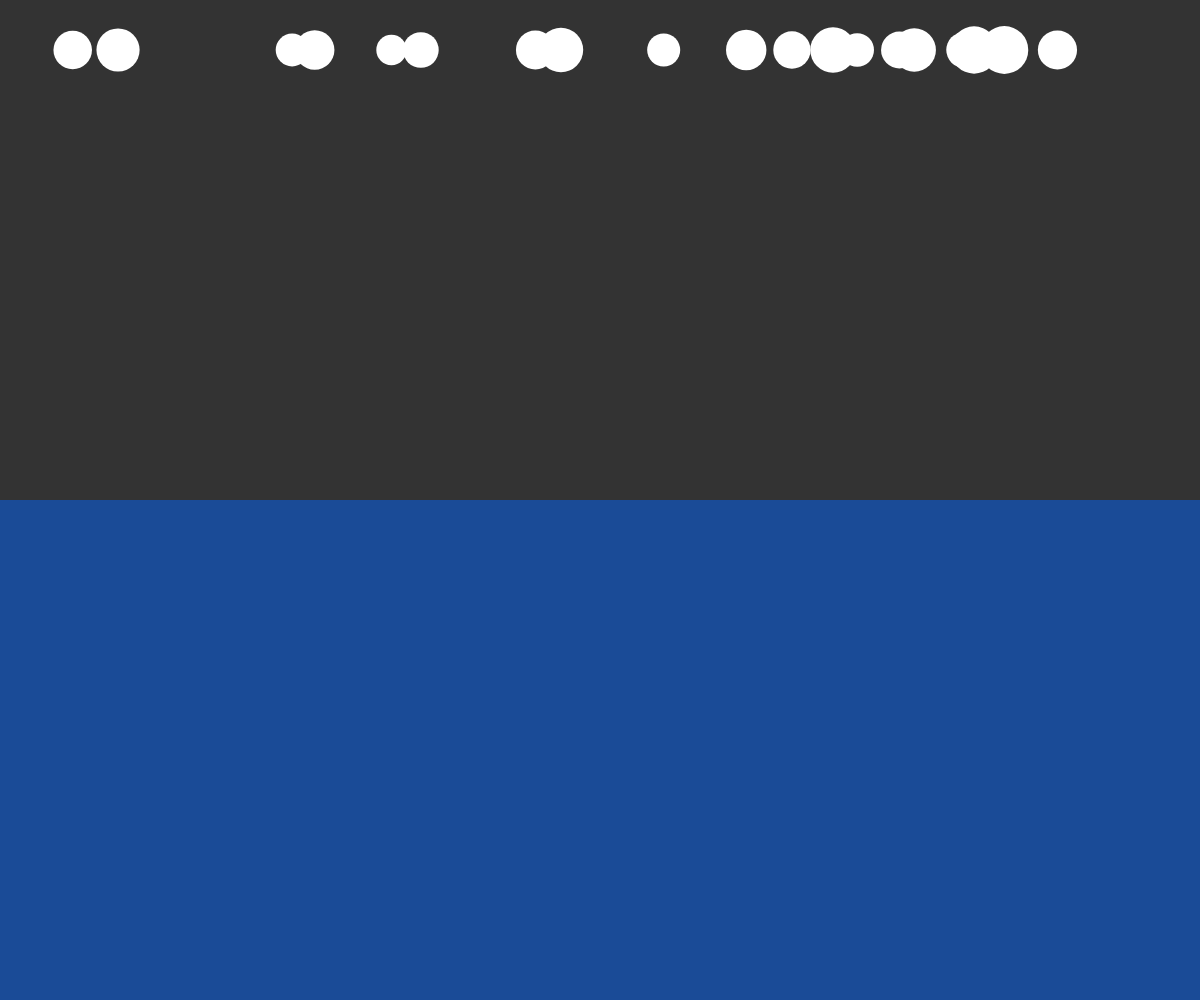
Frame 1 (no input)
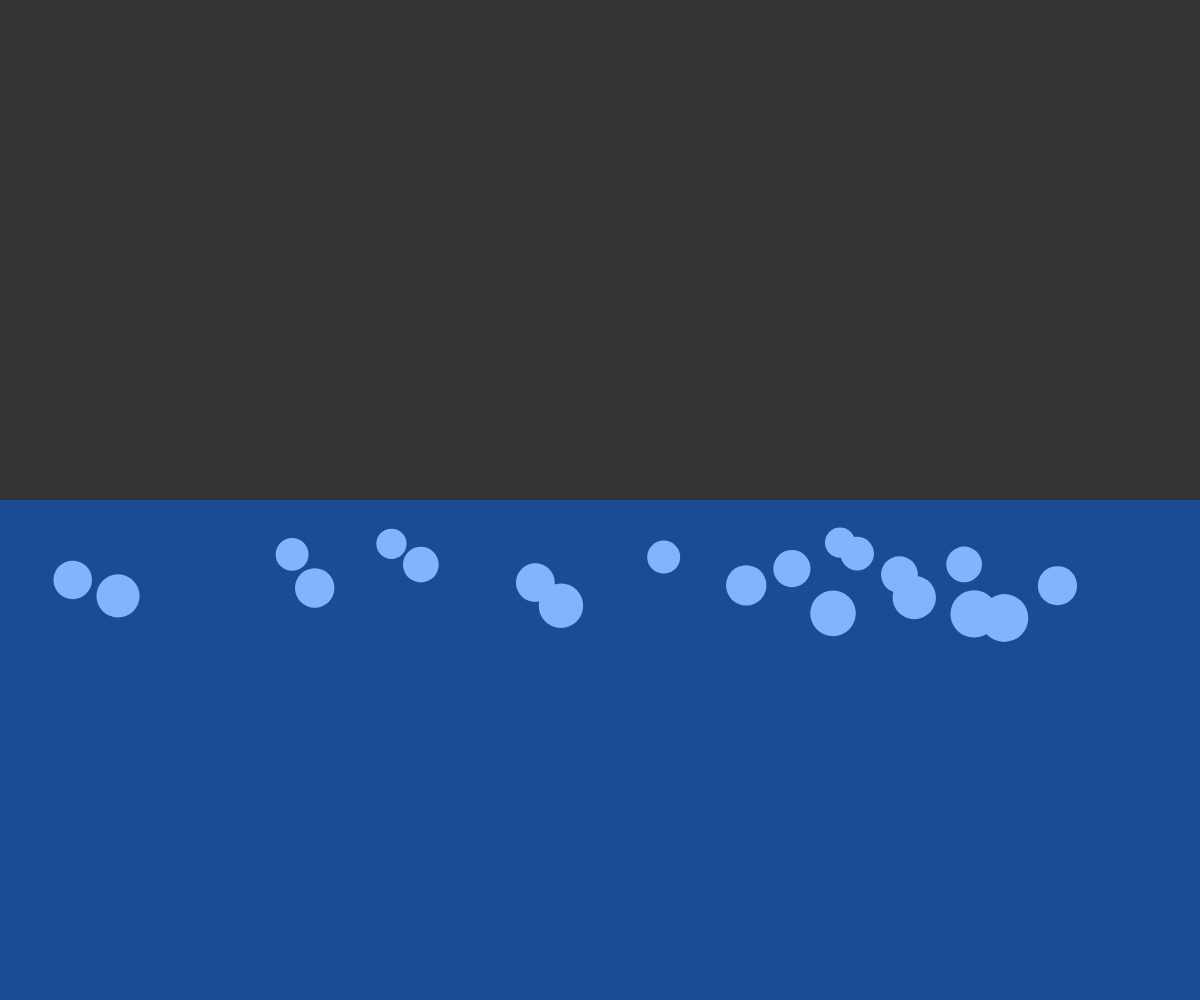
Frame 60 (no input)
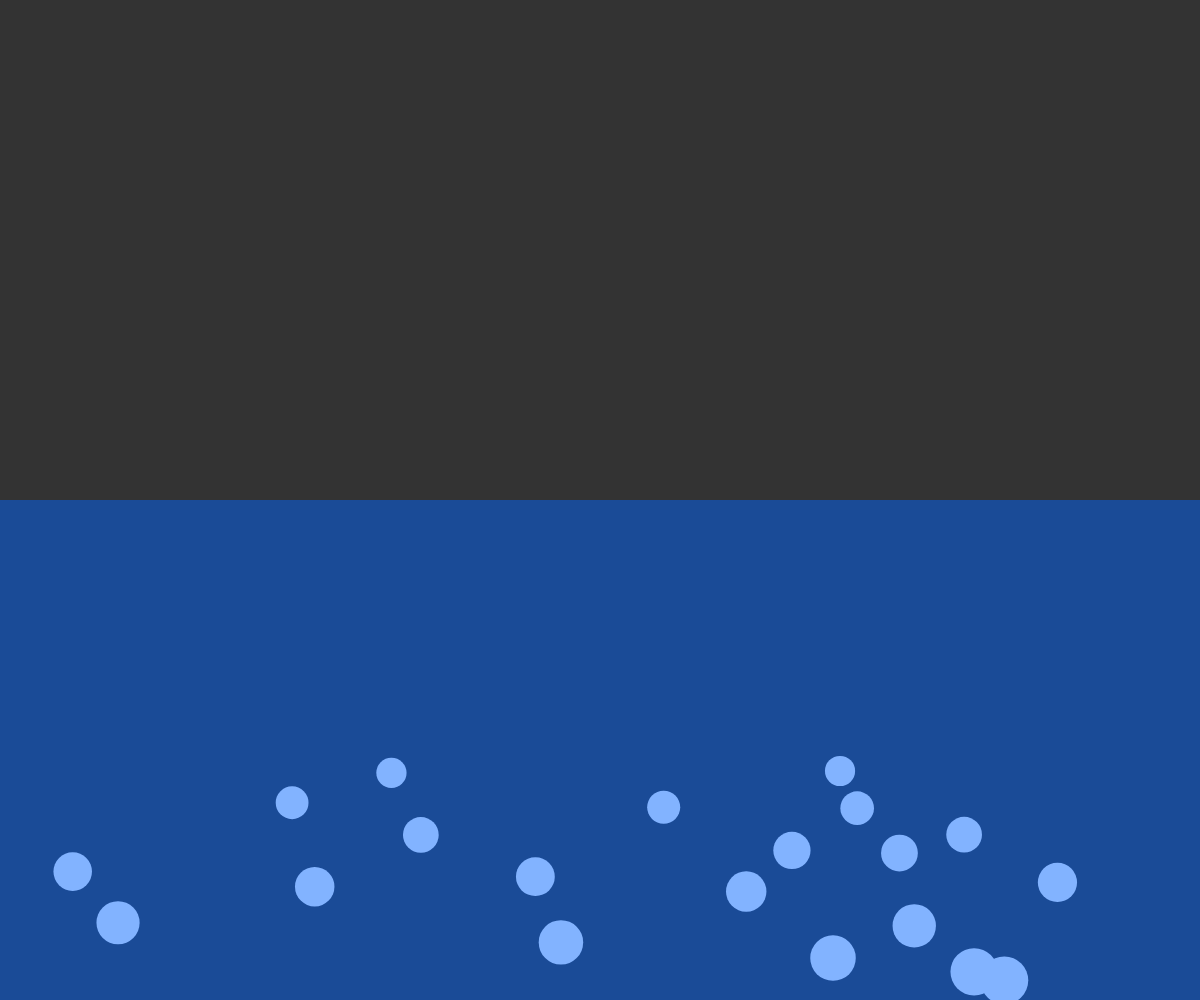
Frame 120 (the mouse pressed at the canvas centre since frame 60)

The p5.js sketch that drew these frames (run headless with seeded random() and noise() and a simulated clock; from frame 60 on, the mouse is pressed at the canvas centre):

// p5.js sketch
// ── sketch.js
let bodies = [];
let g;

function setup() {
  createCanvas(windowWidth, windowHeight);
  g = createVector(0, 0.7);
  for (let i = 0; i < 20; i++) {
    bodies.push(new Body(random(width), 50, random(2, 6)));
  }
}

function draw() {
  background(51);
  for (let b of bodies) {
    b.render();
    b.update();
    b.edges();
    let weight = p5.Vector.mult(g, b.mass);
    b.applyForce(weight);
    if (b.pos.y > height / 2 - b.r) {
      b.dragW();
    }

    if (b.pos.y < height - b.r) {
      b.dragA();
    }
  }

  noStroke();
  fill(0, 100, 255, 125);
  rect(0, height / 2, width, height / 2);
}
// ── Body.js
class Body {
  constructor(x, y, m) {
    this.pos = createVector(x, y);
    this.vel = createVector();
    this.acc = createVector();
    this.mass = m;
    this.r = sqrt(this.mass) * 10;
  }

  dragA() {
    let drag = this.vel.copy();
    drag.normalize();
    drag.mult(-1);

    let c = 0.01;
    let speedSq = this.vel.magSq();
    drag.setMag(c * speedSq);

    this.applyForce(drag);
  }

  dragW() {
    let drag = this.vel.copy();
    drag.normalize();
    drag.mult(-1);

    let c = 0.1;
    let speedSq = this.vel.magSq();
    drag.setMag(c * speedSq);

    this.applyForce(drag);
  }

  edges() {
    if (this.pos.y > height + this.r) {
      this.pos.y = -this.r;
    }
  }

  applyForce(force) {
    let f = p5.Vector.div(force, this.mass);
    this.acc.add(f);
  }

  update() {
    this.vel.add(this.acc);
    this.pos.add(this.vel);
    this.acc.mult(0);
  }

  render() {
    noStroke();
    fill(255);
    ellipse(this.pos.x, this.pos.y, this.r * 2);
  }
}
